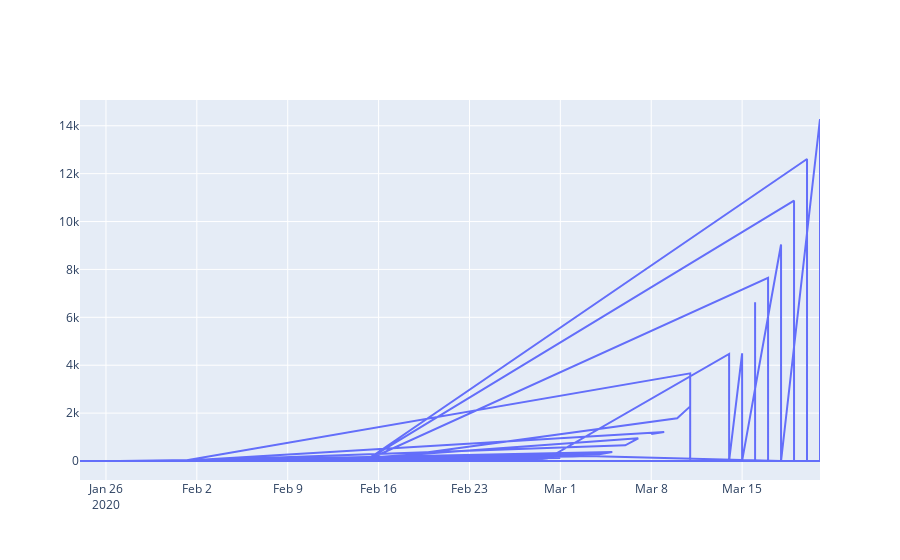

This figure's notebook cell:
### Code cell
data = [go.Scatter(x=france_df['day'],
                   y=france_df['Confirmed'],
                   name='Cas confirmés en France'
                  )]
py.iplot(data)
